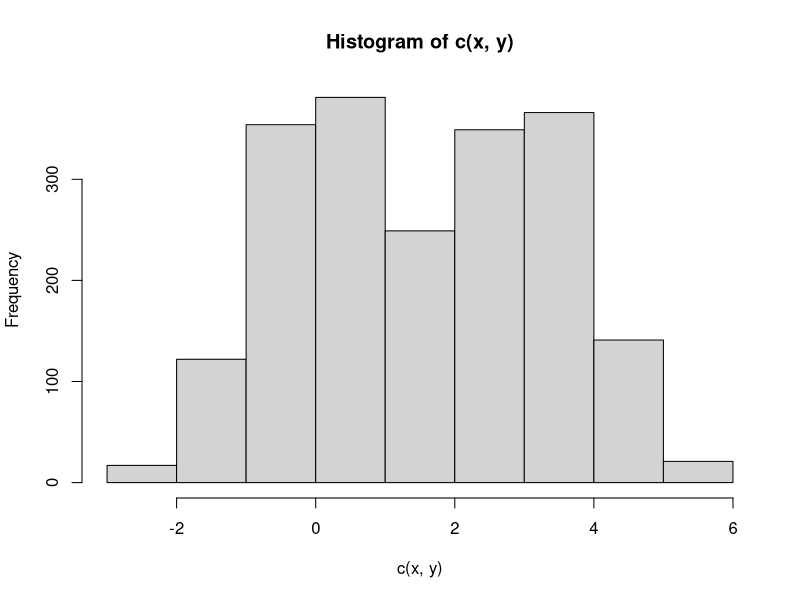
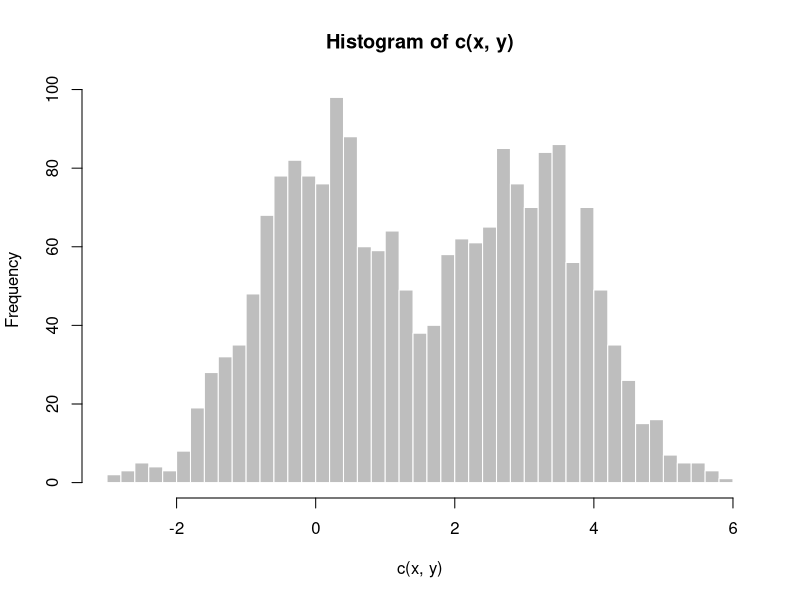

These figures' R source, in order:

(5^2)*(10-8)/3 + 1

x<-(5^2)*(10-8)/3 + 1
x

x<-1:9
mean(x)

x<-rnorm(1000)
y<-rnorm(1000, mean=3)
hist(c(x,y))
hist(c(x,y), col="gray", border="white", breaks=40)

x1<-c(-0.1, 0.3, -0.9, 0.2, -0.6, -2.3, -0.1, 0.3, -0.9, 0.2, -0.6, -2.3)
x2<-c("red", "blue", "green", "purple")
x3<-x1 >0
x3

names(x1) <-c("Micheal", "Cameron", "Taylor", "Chad", "Jessin", "Shaowli", "Shama", "Meera", "Ashley", "Ximena", "Gavin", "Courtney")
x1

x1["Jessin"]

X<-matrix(x1, nrow=2)
X


